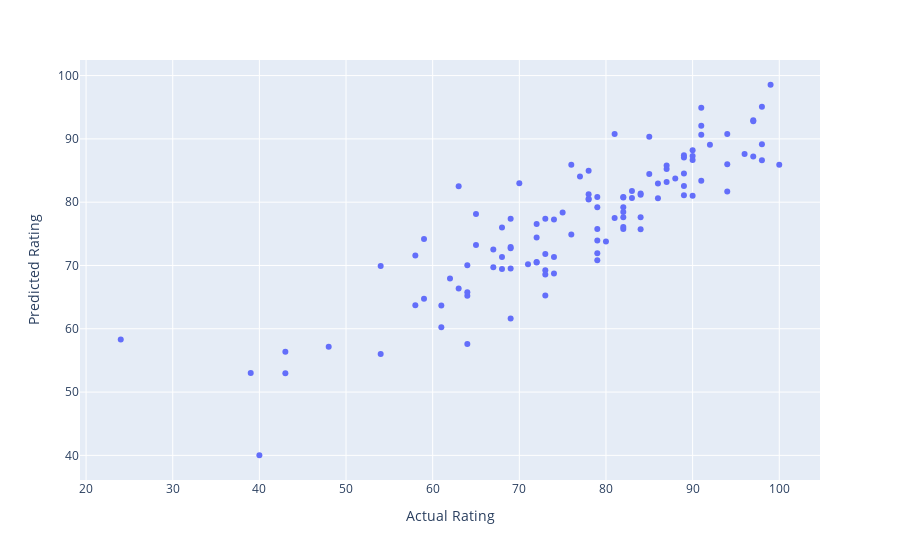

Notebook code for this chart:
### Code cell
# scatter plot of predicted scores vs actual for test set
fig = px.scatter(test_scores, x="Actual Rating", y="Predicted Rating", hover_name= 'Game')
fig

### Figure 1 — Plotly figure (JSON) as saved in the notebook; plotly's stock layout.template omitted (floating-point values rounded to 4 significant figures)
{"data": [{"hovertemplate": "<b>%{hovertext}</b><br><br>Actual Rating=%{x}<br>Predicted Rating=%{y}<extra></extra>", "hovertext": ["Nioh", "Trials Rising", "Crypt of the Necrodancer", "Marvel's Avengers", "The Outer Worlds", "Destruction Allstars", "Super Mario Odyssey", "Unrailed!", "Rollerdrome", "F1 2012", "Tetris Effect", "F1 2019", "Stellaris", "Path of Exile", "WRC 9", "Astro Bot Rescue Mission", "Mario + Rabbids Kingdom Battle", "The Legend of Zelda: Tears of the Kingdom", "Horizon Zero Dawn", "Heavy Rain", "Psychonauts 2", "Call of Duty Modern Warfare 2", "Mario & Sonic at the Olympic Games", "Dandy Ace", "Crash Bandicoot", "Pokemon White", "Northgard", "Middle Earth: Shadow of War", "Killzone Shadow Fall", "Fifa 13", "Wo Long Fallen Dynasty", "Tribes of Midgard", "The Ascent", "Apotheon", "Brain Training", "Mario Tennis Aces", "Overcooked 2", "Star Wars: Knights of the Old Republic", "Contrast", "Cat Quest II", "Forza Motorsport 7", "Mario Kart 7", "Mini Motorways", "F1 2015", "Clustertruck", "Infamous First Light", "Spiritfarer", "Uncharted 3 Drake's Deception", "Fifa 14", "Divinity Original Sin 2", "Ultimate Chicken Horse", "Red Dead Redemption 2", "Tunic", "Wargroove", "Grand Theft Auto Vice City Stories", "The Last of Us Part II", "Motorsport Manager", "Metroid Fusion", "The Simpsons Hit & Run", "Assassin's Creed Revelations", "Call of Duty Black Ops", "Batman Arkham Knight", "Football Manager 2008", "Gears 5", "Surviving Mars", "Star Wars Jedi Survivor", "Halo 4", "Watch Dogs", "Concrete Genie", "Doom VFR", "Super Mario 3D World + Bowser's Fury", "Mass Effect", "Dicey Dungeons", "Hearts of Iron IV", "Game of Thrones Telltale", "Ys VIII Lacrimosa of Dana", "Diablo Immortal", "Deathloop", "Uncharted Drake's Fortune", "Ghostwire Tokyo", "F1 2010", "F1 2020", "Monster Hunter Rise", "Transistor", "Nier Automata", "Torchlight 2", "Halo 5: Guardians", "Horizon Forbidden West", "Super Smash Bros. Brawl", "Marvel's Spider-Man Miles Morales", "Mass Effect 3", "Final Fantasy VII Remake", "Warlock - Master of the Arcane", "Assassin's Creed Syndicate", "The Last of Us", "You Suck At Parking", "Ori and The Blind Forest", "Watch Dogs 2", "Prison Architect", "Elden Ring", "Fifa 07", "Hades", "Mario & Sonic at the Winter Olympic Games", "Two Point Campus", "The Witcher 3", "Super Mario Galaxy", "Trek to Yomi", "Fifa Street 2", "Celeste", "Call of Duty Modern Warfare", "CrossfireX"], "legendgroup": "", "marker": {"color": "#636efa", "symbol": "circle"}, "mode": "markers", "name": "", "orientation": "v", "showlegend": false, "type": "scatter", "x": [65, 75, 73, 43, 59, 54, 97, 59, 79, 78, 89, 83, 72, 81, 74, 94, 79, 100, 97, 78, 89, 92, 61, 54, 72, 87, 74, 58, 69, 78, 64, 73, 64, 67, 72, 65, 80, 76, 43, 71, 82, 85, 68, 58, 68, 72, 82, 91, 82, 89, 73, 98, 68, 69, 82, 96, 69, 90, 73, 83, 90, 84, 86, 84, 63, 87, 82, 84, 79, 24, 88, 90, 67, 76, 48, 90, 39, 82, 85, 73, 79, 87, 81, 86, 63, 78, 84, 91, 91, 89, 94, 91, 61, 82, 99, 62, 77, 69, 74, 97, 79, 98, 64, 79, 70, 98, 69, 64, 94, 89, 40], "xaxis": "x", "y": [78.12, 78.35, 77.39, 56.35, 74.17, 56.03, 92.95, 64.74, 71.93, 80.44, 81.1, 81.75, 76.56, 90.76, 71.33, 86.01, 75.76, 85.9, 92.8, 81.25, 84.55, 89.08, 60.26, 69.9, 70.48, 85.23, 68.72, 71.57, 69.53, 80.56, 70.04, 65.25, 65.23, 69.7, 74.4, 73.25, 73.77, 85.93, 52.96, 70.19, 80.74, 84.46, 71.35, 63.73, 69.44, 70.55, 77.64, 94.92, 78.45, 87.06, 69.23, 86.62, 76.01, 72.73, 79.2, 87.63, 72.91, 87.32, 71.82, 80.65, 88.2, 81.19, 82.95, 81.37, 66.37, 85.78, 80.82, 75.73, 73.95, 58.3, 83.76, 86.67, 72.52, 74.89, 57.18, 81.02, 53.03, 75.77, 90.33, 68.56, 80.82, 83.21, 77.49, 80.61, 82.52, 84.98, 77.61, 92.08, 90.67, 82.57, 90.76, 83.38, 63.67, 76.09, 98.55, 67.94, 84.05, 77.38, 77.25, 87.24, 79.19, 89.16, 65.79, 70.81, 82.99, 95.09, 61.64, 57.61, 81.7, 87.41, 40.02], "yaxis": "y"}], "layout": {"legend": {"tracegroupgap": 0}, "margin": {"t": 60}, "xaxis": {"anchor": "y", "domain": [0, 1], "title": {"text": "Actual Rating"}}, "yaxis": {"anchor": "x", "domain": [0, 1], "title": {"text": "Predicted Rating"}}}}
